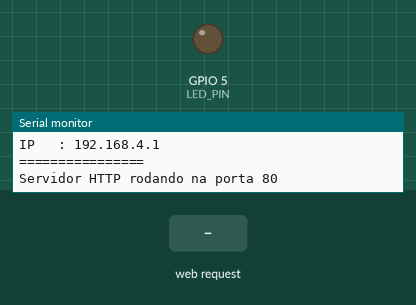
Recording of a sketch running on a simulated ESP32. Parts: output pins drawn as LEDs (lit = HIGH), the last lines printed to the serial monitor. The test bench sets the inputs (shaded band).

Above: at 3.7 s.
3.8 s: HTTP request GET /cmd?action=on received
At 4.9 s:
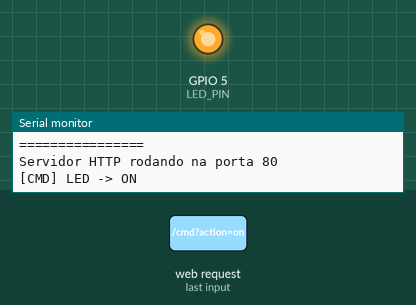
5.3 s: HTTP request GET /cmd?action=off received
At 6.0 s:
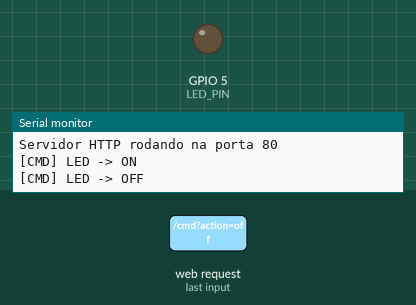
6.8 s: HTTP request GET /cmd?action=toggle received
At 7.1 s:
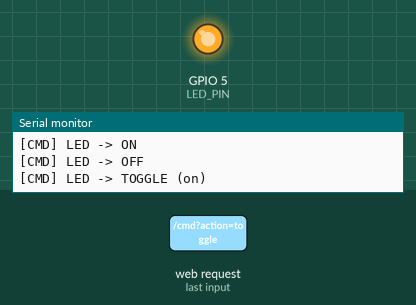
Timing chart, 0 to 9.8 s (numbered marks = the images above; inputs shaded):
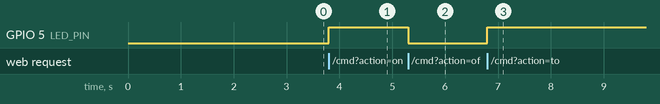

The sketch:

TesteLed-ESP32.ino
```cpp
#include <WiFi.h>
#include <WebServer.h>

const char* AP_SSID     = "ESP32-Robotics";
const char* AP_PASSWORD = "12345678";

const int LED_PIN = 5;

WebServer server(80);

void setCORSHeaders() {
  server.sendHeader("Access-Control-Allow-Origin", "*");
  server.sendHeader("Access-Control-Allow-Methods", "GET, OPTIONS");
  server.sendHeader("Access-Control-Allow-Headers", "Content-Type");
}

void sendJSON(int code, String body) {
  setCORSHeaders();
  server.send(code, "application/json", body);
}

void handleStatus() {
  String state = digitalRead(LED_PIN) == HIGH ? "on" : "off";
  sendJSON(200, "{\"led\":\"" + state + "\"}");
}

void handleCommand() {
  if (!server.hasArg("action")) {
    sendJSON(400, "{\"error\":\"parametro action ausente\"}");
    return;
  }

  String action = server.arg("action");

  if (action == "on") {
    digitalWrite(LED_PIN, HIGH);
    sendJSON(200, "{\"result\":\"LED ligado\"}");
    Serial.println("[CMD] LED -> ON");

  } else if (action == "off") {
    digitalWrite(LED_PIN, LOW);
    sendJSON(200, "{\"result\":\"LED desligado\"}");
    Serial.println("[CMD] LED -> OFF");

  } else if (action == "toggle") {
    int newState = !digitalRead(LED_PIN);
    digitalWrite(LED_PIN, newState);
    String state = newState == HIGH ? "on" : "off";
    sendJSON(200, "{\"result\":\"LED " + state + "\"}");
    Serial.println("[CMD] LED -> TOGGLE (" + state + ")");

  } else {
    sendJSON(400, "{\"error\":\"action desconhecida: " + action + "\"}");
  }
}

void handleNotFound() {
  sendJSON(404, "{\"error\":\"rota nao encontrada\"}");
}

void setup() {
  Serial.begin(115200);
  delay(1000); // aguarda Serial estabilizar

  pinMode(LED_PIN, OUTPUT);
  digitalWrite(LED_PIN, LOW);

  // ── força modo AP antes de subir ──────────────────────────
  WiFi.disconnect(true);
  delay(500);
  WiFi.mode(WIFI_AP);
  delay(500);

  bool ok = WiFi.softAP(AP_SSID, AP_PASSWORD);
  delay(500); // aguarda AP estabilizar

  Serial.println("\n=== ESP32 AP ===");
  if (ok) {
    Serial.println("AP criado com sucesso!");
  } else {
    Serial.println("FALHOU ao criar AP — reiniciando...");
    delay(3000);
    ESP.restart();
  }
  Serial.println("SSID : " + String(AP_SSID));
  Serial.println("IP   : " + WiFi.softAPIP().toString());
  Serial.println("================\n");

  server.on("/status", HTTP_GET, handleStatus);
  server.on("/cmd",    HTTP_GET, handleCommand);
  server.onNotFound(handleNotFound);

  server.begin();
  Serial.println("Servidor HTTP rodando na porta 80");
}

void loop() {
  server.handleClient();
}
```

Measured:
- after the input at 3.8 s, GPIO 5 (LED_PIN): LOW → HIGH at once
- after the input at 5.3 s, GPIO 5 (LED_PIN): HIGH → LOW at once
- after the input at 6.8 s, GPIO 5 (LED_PIN): LOW → HIGH at once
